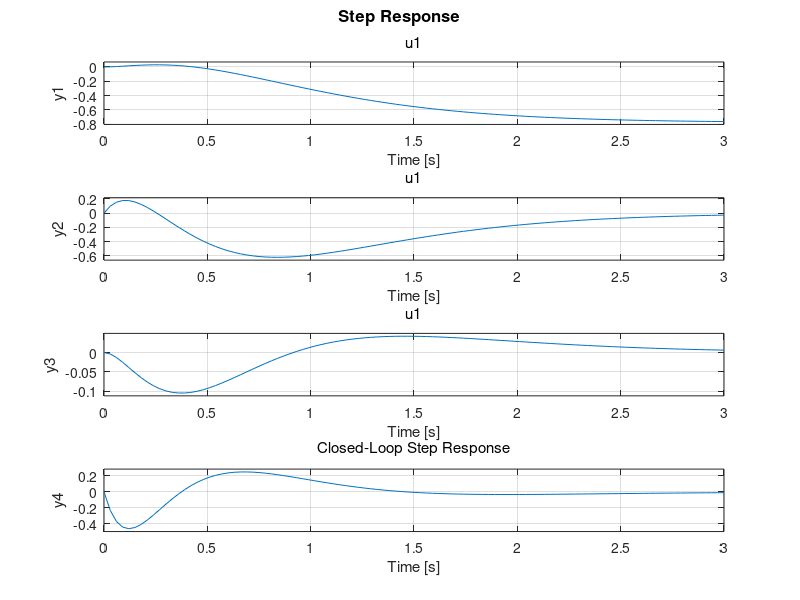

Source code (MATLAB):
M = 0.250; % Cart mass (kg)
m = 0.05; % Pendulum mass (kg)
g = 9.81; % Gravitational acceleration (m/s^2)
l = 0.42; % Pendulum length (m)
b = 0.1; % Damping/friction coefficient (Ns/m)

% State-space matrices with damping
A = [0, 1, 0, 0;
     0, -b/M, -m*g/M, 0;
     0, 0, 0, 1;
     0, b/(M*l), (M+m)*g/(M*l), 0];

B = [0; 1/M; 0; -1/(M*l)];

% Open-loop poles
disp('Open-loop poles:');
disp(eig(A));

% Desired closed-loop poles
desired_poles = [-2 -3 -4 -5];

% Compute feedback gain
K = place(A, B, desired_poles);

% Closed-loop system
A_cl = A - B * K;

% Simulate step response
sys_cl = ss(A_cl, B, eye(4), zeros(4, 1));
step(sys_cl);
title('Closed-Loop Step Response');
